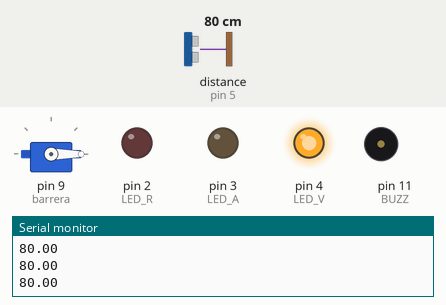
Bench run of a sketch on a simulated Arduino Uno, built with avr-gcc and run on an emulated ATmega328P. Parts: servo, output pins drawn as LEDs (lit = HIGH), buzzer (waves = sounding, pin HIGH), the last lines printed to the serial monitor. The inputs (shaded band) are chosen by the test bench; at power-on: distance to the obstacle (sensor on pin 5) 80 cm. The echo pulse lasts 58.3 µs per cm.

Above: at 1.2 s.
1.3 s: distance to the obstacle (sensor on pin 5) set to 33 cm
2.8 s: distance to the obstacle (sensor on pin 5) set to 27 cm
At 3.7 s:
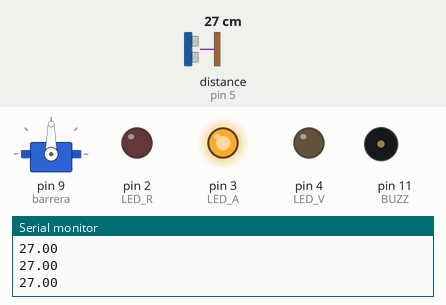
4.3 s: distance to the obstacle (sensor on pin 5) set to 11 cm
5.8 s: distance to the obstacle (sensor on pin 5) set to 8 cm
At 7.0 s:
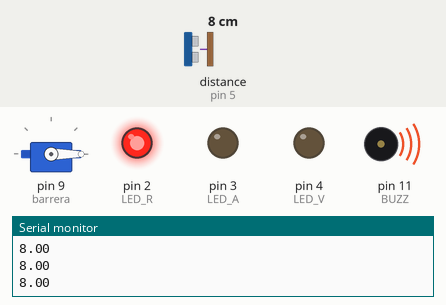
7.3 s: distance to the obstacle (sensor on pin 5) set to 18 cm
At 7.8 s:
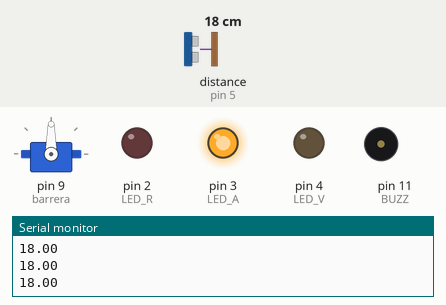
8.8 s: distance to the obstacle (sensor on pin 5) set to 2 cm
At 10.1 s:
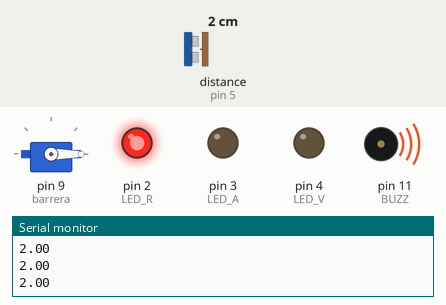
Timing chart, 0 to 11.3 s (numbered marks = the images above; inputs shaded):
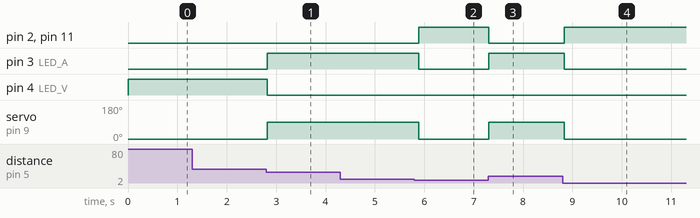

Measured:
- the behaviour switches between 30 and 29 cm on distance to the obstacle (sensor on pin 5) (found by bisection; images 0 and 1)
- the behaviour switches between 10 and 9 cm on distance to the obstacle (sensor on pin 5) (found by bisection; images 1 and 2)
- after the input at 2.8 s, pin 3 (LED_A): LOW → HIGH at once; pin 4 (LED_V): HIGH → LOW at once; servo on pin 9 (barrera): 0° → 90° at once
- after the input at 5.8 s, pin 2 (LED_R), pin 11 (BUZZ): LOW → HIGH after 0.08 s; pin 3 (LED_A): HIGH → LOW after 0.08 s; servo on pin 9 (barrera): 90° → 0° after 0.08 s
- after the input at 7.3 s, pin 2 (LED_R), pin 11 (BUZZ): HIGH → LOW at once; pin 3 (LED_A): LOW → HIGH at once; servo on pin 9 (barrera): 0° → 90° at once
- after the input at 8.8 s, pin 2 (LED_R), pin 11 (BUZZ): LOW → HIGH at once; pin 3 (LED_A): HIGH → LOW at once; servo on pin 9 (barrera): 90° → 0° at once

The sketch:

18_practica_final_with_library.ino
```cpp
#include <Servo.h>
#include <HCSR04.h> //Se incluye la libreria HCSR04 (https://www.arduino.cc/reference/en/libraries/hcsr04-ultrasonic-sensor/)

#define ECHO 5
#define TRIG 6
#define BUZZ 11
#define LED_R 2
#define LED_A 3
#define LED_V 4

Servo barrera;

const float dist_1 = 10.0; //Distancia para cerrar barrera
const float dist_2 = 30.0; //Distancia para abrir barrera

float distancia;
const int espera = 100; //Tiempo de espera en ms
const int abierto= 90; //Angulo de barrera abierta
const int cerrado = 0; //Angulo de barrera cerrada

HCSR04 HC_SR(TRIG, ECHO); //Inicialización de la clase HCSR04 (trig pin , echo pin)

void setup() {
   Serial.begin(9600);

   pinMode(BUZZ, OUTPUT);
   pinMode(LED_R, OUTPUT);
   pinMode(LED_V, OUTPUT);
   pinMode(LED_A, OUTPUT);

   barrera.attach(9);
   digitalWrite(LED_R,LOW);
   digitalWrite(LED_V,LOW);
   digitalWrite(LED_A,LOW);

   barrera.write(0);
}

void loop() {
   distancia = HC_SR.dist(); //Se mide la distancia en CM
   Serial.println(distancia);
   if (distancia < dist_1){           // Cuando la distancia es mínima: luz roja, baja la barrera y se enciende el buzzer
    digitalWrite(BUZZ, HIGH);
    digitalWrite(LED_R, HIGH);
    digitalWrite(LED_V, LOW);
    digitalWrite(LED_A, LOW);
    barrera.write(cerrado);
    delay(espera);

   }
   else if (distancia < dist_2 && distancia >= dist_1) {      // cuando la distancia está entre máx y min: se encide la luz amarilla
    digitalWrite(BUZZ, LOW);
    digitalWrite(LED_R, LOW);
    digitalWrite(LED_V, LOW);
    digitalWrite(LED_A, HIGH);
    barrera.write(abierto);
    delay(espera);
   }

   else { //Cuando distancia es mayor que la distancia máxima
    digitalWrite(BUZZ, LOW);
    digitalWrite(LED_R, LOW);
    digitalWrite(LED_V, HIGH);
    digitalWrite(LED_A, LOW);

    barrera.write(cerrado);
    delay(espera);

   }

}
```
